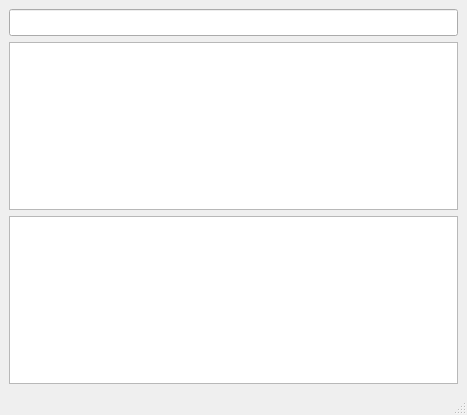
<?xml version="1.0" encoding="UTF-8"?>
<ui version="4.0">
 <class>MainWindow</class>
 <widget class="QMainWindow" name="MainWindow">
  <property name="geometry">
   <rect>
    <x>0</x>
    <y>0</y>
    <width>467</width>
    <height>415</height>
   </rect>
  </property>
  <property name="windowTitle">
   <string>MainWindow</string>
  </property>
  <widget class="QWidget" name="centralwidget">
   <layout class="QVBoxLayout" name="verticalLayout_2">
    <item>
     <layout class="QVBoxLayout" name="verticalLayout">
      <item>
       <widget class="QLineEdit" name="lineEdit">
        <property name="font">
         <font>
          <pointsize>12</pointsize>
         </font>
        </property>
       </widget>
      </item>
      <item>
       <widget class="QTextEdit" name="textEdit">
        <property name="font">
         <font>
          <pointsize>12</pointsize>
         </font>
        </property>
       </widget>
      </item>
      <item>
       <widget class="QPlainTextEdit" name="plainTextEdit">
        <property name="font">
         <font>
          <pointsize>12</pointsize>
         </font>
        </property>
       </widget>
      </item>
     </layout>
    </item>
   </layout>
  </widget>
  <widget class="QStatusBar" name="statusbar"/>
 </widget>
 <resources/>
 <connections/>
</ui>
